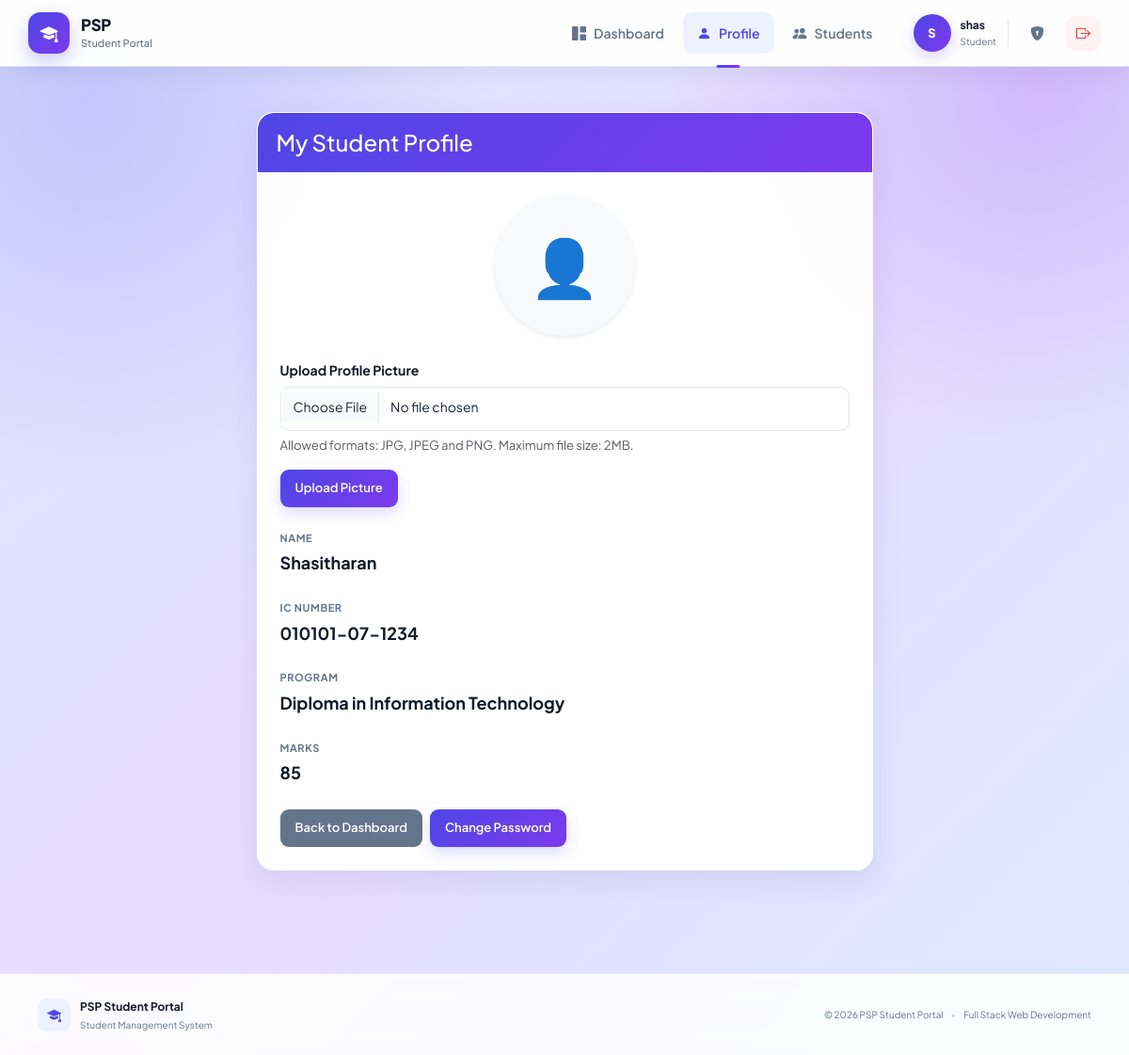
The page /controllers/ProfileController.php (signed in) on the database its author committed.
### tables this page shows
CREATE TABLE `students` (
  `id` int(11) NOT NULL,
  `name` varchar(100) NOT NULL,
  `ic` varchar(20) NOT NULL,
  `program` varchar(150) NOT NULL,
  `marks` int(11) NOT NULL,
  `profile_picture` varchar(255) DEFAULT NULL
);

### models/Student.php (called while the page is built, shortened)
<?php
class Student
{
    private $conn;
    public function __construct($conn)
    {
        $this->conn = $conn;
    }
        public function getStudentById($id)
    {
        $sql = "SELECT id, name, ic, program, marks, profile_picture
                FROM students
                WHERE id = ?";
        $stmt = $this->conn->prepare($sql);
        $stmt->bind_param("i", $id);
        $stmt->execute();
        $result = $stmt->get_result();
        return $result->fetch_assoc();
    }
}
?>

### views/profile/profile.php (the view, shortened to what this page needs)
<?php
require_once __DIR__ .
    '/../layouts/header.php';
?>
<div class="container page-container">
    <div class="row justify-content-center">
        <div class="col-md-7">
            <div class="card shadow-sm border-0">
                <div class="card-header bg-primary text-white">
                    <h4 class="mb-0">
                        My Student Profile
                    </h4>
                </div>
                <div class="card-body p-4">
                    <div class="text-center mb-4">
                        <?php if (
                            !empty($student['profile_picture'])
                        ): ?>
                            <img
                                src="/PSP_Student_Portal/uploads/profile/<?= htmlspecialchars(
                                    $student['profile_picture']
                                ) ?>"
                                alt="Profile Picture"
                                class="rounded-circle shadow-sm"
                                width="150"
                                height="150"
                                style="object-fit: cover;"
                            >
                        <?php else: ?>
                            <div
                                class="rounded-circle bg-light d-flex align-items-center justify-content-center mx-auto shadow-sm"
                                style="
                                    width:150px;
                                    height:150px;
                                "
                            >
                                <span
                                    class="text-secondary"
                                    style="font-size:60px;"
                                >
                                    👤
                                </span>
                            </div>
                        <?php endif; ?>
                    </div>
                    <div class="mb-4">
                        <form
                            action="/PSP_Student_Portal/controllers/ProfileController.php?action=upload"
                            method="POST"
                            enctype="multipart/form-data"
                        >
                            <label
                                for="profile_picture"
                                class="form-label fw-bold"
                            >
                                Upload Profile Picture
                            </label>
                            <input
                                type="file"
                                name="profile_picture"
                                id="profile_picture"
                                class="form-control"
                                accept=".jpg,.jpeg,.png"
                                required
                            >
                            <div class="form-text">
                                Allowed formats: JPG, JPEG and PNG.
                                Maximum file size: 2MB.
                            </div>
                            <button
                                type="submit"
                                class="btn btn-primary mt-3"
                            >
                                Upload Picture
                            </button>
                        </form>
                    </div>
                    <div class="mb-4">
                        <div class="profile-label">
                            Name
                        </div>
                        <div class="profile-value">
                            <?= htmlspecialchars(
                                $student['name']
                            ) ?>
                        </div>
                    </div>
                    <div class="mb-4">
                        <div class="profile-label">
                            IC Number
                        </div>
                        <div class="profile-value">
                            <?= htmlspecialchars(
                                $student['ic']
                            ) ?>
                        </div>
                    </div>
                    <div class="mb-4">
                        <div class="profile-label">
                            Program
                        </div>
                        <div class="profile-value">
                            <?= htmlspecialchars(
                                $student['program']
                            ) ?>
                        </div>
                    </div>
                    <div class="mb-4">
                        <div class="profile-label">
                            Marks
                        </div>
                        <div class="profile-value">
                            <?= htmlspecialchars(
                                $student['marks']
                            ) ?>
                        </div>
                    </div>
                    <div class="d-flex gap-2">
                        <a
                            href="/PSP_Student_Portal/dashboard.php"
                            class="btn btn-secondary"
                        >
                            Back to Dashboard
                        </a>
                        <a
                            href="/PSP_Student_Portal/controllers/PasswordController.php?action=change"
                            class="btn btn-primary"
                        >
                            Change Password
                        </a>
                    </div>
                </div>
            </div>
        </div>
    </div>
</div>
<?php
require_once __DIR__ .
    '/../layouts/footer.php';
?>

### public/css/style.css (style rules this page uses)
:root { --primary: #4f46e5; --primary-dark: #3730a3; --primary-light: #eef2ff; --secondary: #7c3aed; --secondary-dark: #6d28d9; --secondary-light: #f5f3ff; --heading: #111827; --dark: #172033; --text: #334155; --muted: #64748b; --light-text: #94a3b8; --border: #e2e8f0; --border-dark: #cbd5e1; --white: #ffffff; --success: #16a34a; --success-light: #dcfce7; --danger: #dc2626; --danger-light: #fef2f2; --warning: #f59e0b; --warning-light: #fffbeb; --page-bg-1: #dfe6ff; --page-bg-2: #e7ddff; --page-bg-3: #dce9ff; --shadow-sm: 0 4px 12px rgba(15, 23, 42, 0.06); --shadow-md: 0 10px 30px rgba(49, 46, 129, 0.10); --shadow-lg: 0 18px 45px rgba(49, 46, 129, 0.14); }
*, *::before, *::after { box-sizing: border-box; }
html { scroll-behavior: smooth; }
html, body { min-height: 100%; }
body { margin: 0; color: var(--text); background: radial-gradient(circle at 8% 10%, rgba(99, 102, 241, 0.24), transparent 28%), radial-gradient(circle at 92% 8%, rgba(124, 58, 237, 0.22), transparent 26%), linear-gradient(135deg, var(--page-bg-1) 0%, var(--page-bg-2) 52%, var(--page-bg-3) 100%); background-attachment: fixed; font-family: 'Plus Jakarta Sans', -apple-system, BlinkMacSystemFont, "Segoe UI", sans-serif; font-size: 15px; line-height: 1.6; }
body, button, input, select, textarea { font-family: 'Plus Jakarta Sans', -apple-system, BlinkMacSystemFont, "Segoe UI", sans-serif; }
a { color: inherit; text-decoration: none !important; }
button, input, select, textarea { font-size: inherit; }
.page-container, .students-page { width: 100%; max-width: 1220px; margin: 0 auto; padding: 48px 30px 80px; animation: fadeIn 0.35s ease; }
.btn { border-radius: 9px !important; padding: 10px 16px !important; font-size: 13px !important; font-weight: 600 !important; transition: all 0.2s ease; }
.btn-primary { border: 0 !important; color: #fff !important; background: linear-gradient(135deg, var(--primary), var(--secondary)) !important; box-shadow: 0 6px 15px rgba(79, 70, 229, 0.20); }
.btn-secondary { border: 0 !important; color: #fff !important; background: #64748b !important; }
.card { overflow: hidden; border: 1px solid rgba(255, 255, 255, 0.95) !important; border-radius: 18px !important; background: rgba(255, 255, 255, 0.98) !important; box-shadow: var(--shadow-md) !important; }
.card-header { padding: 17px 20px !important; border: 0 !important; border-radius: 17px 17px 0 0 !important; color: #fff !important; background: linear-gradient(135deg, var(--primary), var(--secondary)) !important; font-size: 17px; font-weight: 700; }
.form-label { margin-bottom: 7px; color: var(--heading); font-size: 14px; font-weight: 700; }
.form-control, .form-select { min-height: 47px; padding: 10px 13px !important; border: 1px solid var(--border) !important; border-radius: 10px !important; color: var(--dark) !important; background: rgba(255, 255, 255, 0.98) !important; font-size: 14px !important; box-shadow: none; transition: all 0.2s ease; }
.form-control::placeholder { color: var(--light-text); }
.profile-label { color: var(--muted); font-size: 11px; font-weight: 700; text-transform: uppercase; letter-spacing: 0.6px; }
.profile-value { margin-top: 4px; color: var(--heading); font-size: 18px; font-weight: 700; }

### rows shown on the page
students: name "Shasitharan", ic "010101-07-1234", program "Diploma in Information Technology", marks "85"

### other values the page prints
$_SESSION['username'] "shas"
